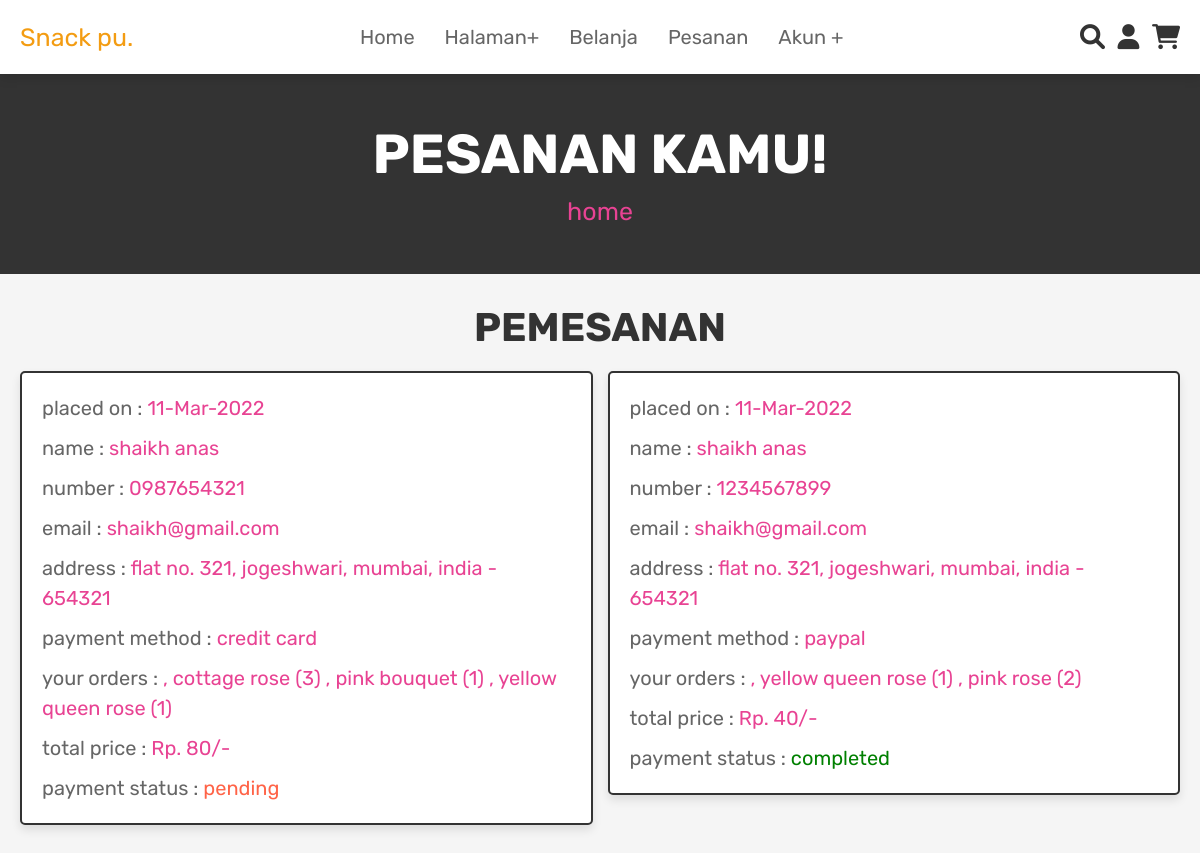
Screenshot of /orders.php (signed in) with the database file from the repository.
### tables this page shows
CREATE TABLE IF NOT EXISTS `orders` (
  `id` int(100) NOT NULL,
  `user_id` int(100) NOT NULL,
  `name` varchar(100) NOT NULL,
  `number` varchar(12) NOT NULL,
  `email` varchar(100) NOT NULL,
  `method` varchar(50) NOT NULL,
  `address` varchar(500) NOT NULL,
  `total_products` varchar(1000) NOT NULL,
  `total_price` int(100) NOT NULL,
  `placed_on` varchar(50) NOT NULL,
  `payment_status` varchar(20) NOT NULL DEFAULT 'pending'
);

### orders.php (the view, shortened to what this page needs)
<?php
@include 'config.php';
$user_id = $_SESSION['user_id'];
?>
<!DOCTYPE html>
<html lang="en">
<head>
   <link rel="stylesheet" href="https://cdnjs.cloudflare.com/ajax/libs/font-awesome/6.0.0/css/all.min.css">
   <link rel="stylesheet" href="css/style.css">
</head>
<body>
<?php @include 'header.php'; ?>
<section class="heading">
    <h3>Pesanan kamu!</h3>
    <p> <a href="home.php">home</a></p>
</section>
<section class="placed-orders">
    <h1 class="title">pemesanan</h1>
    <div class="box-container">
    <?php
        $select_orders = mysqli_query($conn, "SELECT * FROM `orders` WHERE user_id = '$user_id'") or die('query failed');
        if(mysqli_num_rows($select_orders) > 0){
            while($fetch_orders = mysqli_fetch_assoc($select_orders)){
    ?>
    <div class="box">
        <p> placed on : <span><?php echo $fetch_orders['placed_on']; ?></span> </p>
        <p> name : <span><?php echo $fetch_orders['name']; ?></span> </p>
        <p> number : <span><?php echo $fetch_orders['number']; ?></span> </p>
        <p> email : <span><?php echo $fetch_orders['email']; ?></span> </p>
        <p> address : <span><?php echo $fetch_orders['address']; ?></span> </p>
        <p> payment method : <span><?php echo $fetch_orders['method']; ?></span> </p>
        <p> your orders : <span><?php echo $fetch_orders['total_products']; ?></span> </p>
        <p> total price : <span>Rp. <?php echo $fetch_orders['total_price']; ?>/-</span> </p>
        <p> payment status : <span style="color:<?php if($fetch_orders['payment_status'] == 'pending'){echo 'tomato'; }else{echo 'green';} ?>"><?php echo $fetch_orders['payment_status']; ?></span> </p>
    </div>
    <?php
        }
    }else{
        echo '<p class="empty">tidak ada pesanan!</p>';
    }
    ?>
    </div>
</section>
</body>
</html>

### css/style.css (style rules this page uses)
:root { --pink:#e84393; --red:#c0392b; --orange:#f39c12; --black:#333; --white:#fff; --light-color:#666; --light-white:#ccc; --light-bg:#f5f5f5; --border:.2rem solid var(--black); --box-shadow:0 .5rem 1rem rgba(0,0,0,.1); }
* { font-family: 'Rubik', sans-serif; margin:0; padding:0; box-sizing: border-box; outline: none; border:none; text-decoration: none; transition:all .2s linear; }
html { font-size: 62.5%; overflow-x: hidden; scroll-behavior: smooth; scroll-padding-top: 6.5rem; }
body { background: var(--light-bg); }
section { padding:3rem 2rem; }
.heading { display: flex; flex-flow: column; align-items: center; justify-content: center; gap:1rem; background-color: var(--black); text-align: center; min-height: 25vh; }
.heading h3 { font-size: 5.5rem; color:var(--white); text-transform: uppercase; }
.heading p { font-size: 2.5rem; color:var(--light-white); }
.heading p a { color:var(--pink); }
.title { text-align: center; margin-bottom: 2rem; color:var(--black); text-transform: uppercase; font-size: 4rem; }
.placed-orders .box-container { max-width: 1200px; margin:0 auto; display: flex; flex-wrap: wrap; gap:1.5rem; align-items: flex-start; }
.placed-orders .box-container .box { background-color: var(--white); padding:1rem 2rem; border:var(--border); box-shadow: var(--box-shadow); flex:1 1 40rem; border-radius: .5rem; }
.placed-orders .box-container .box p { margin: 1rem 0; font-size: 2rem; line-height: 1.5; color:var(--light-color); }
.placed-orders .box-container .box p span { color:var(--pink); }

### rows the page displays
orders: placed_on "11-Mar-2022", name "shaikh anas", number "0987654321", email "shaikh@gmail.com", address "flat no. 321, jogeshwari, mumbai, india - 654321", method "credit card", total_products ", cottage rose (3) , pink bouquet (1) , yellow queen rose (1)", total_price "80", payment_status "pending"
orders: placed_on "11-Mar-2022", name "shaikh anas", number "1234567899", email "shaikh@gmail.com", address "flat no. 321, jogeshwari, mumbai, india - 654321", method "paypal", total_products ", yellow queen rose (1) , pink rose (2)", total_price "40", payment_status "completed"
